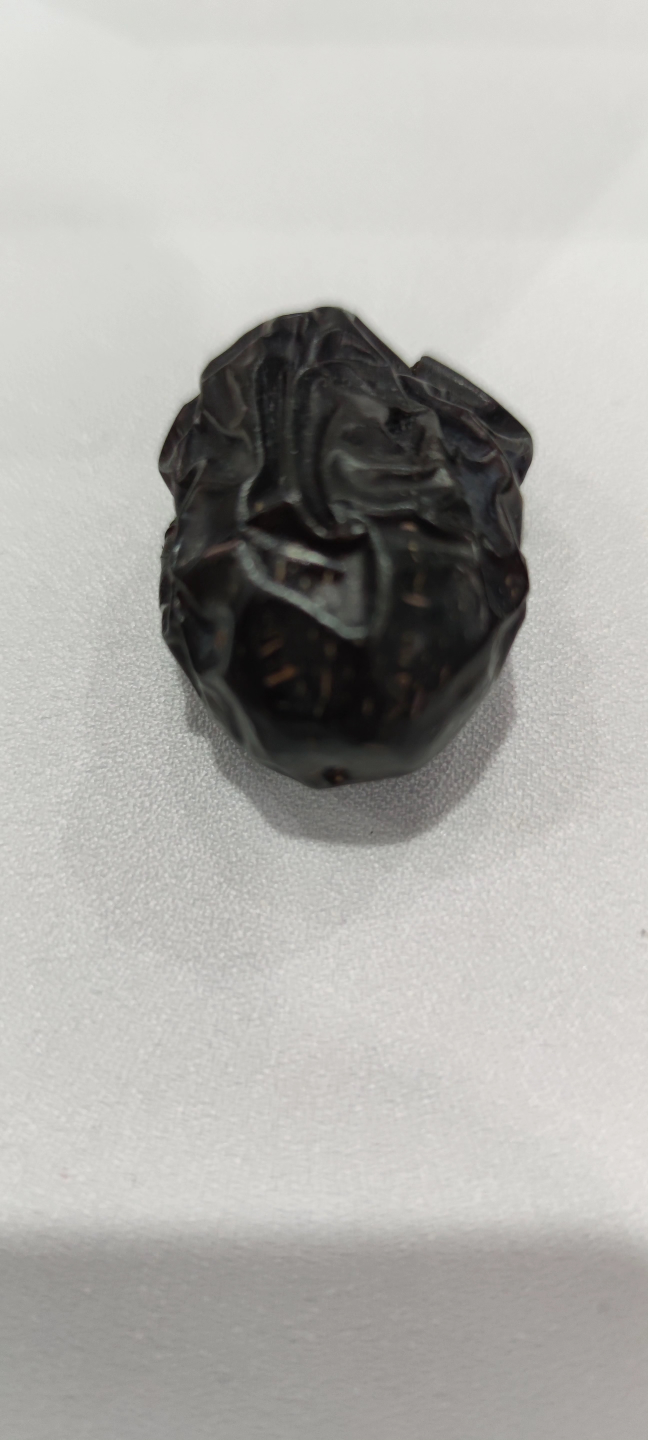
#> input picture ajwa+or+medjool/Ajwa/1665224234344.jpg, 2592 x 5760 px, found by its file name (shown at 1/4 size); its folder holds only this picture in this run
$ jupyter execute --allow-errors AjwaOrMedjool.ipynb
#> lines starting #> are read from the running program, lines starting #| are printed output that depends on the picture
# <center>Assessment CLO-3: Tugas Pemrograman Learning</center>

<b>Membedakan jenis kurma Ajwa Atau Medjool</b>

Klasifikasi pada "Ajwa Or Medjool" menggunakan metode k-nearest neighbors

<b>Kelompok: 6 </b>

Anggota:
1. Zaidaan Afif Randih - 1301223187
2. Alom Samudra - 1301220116
3. Rasendriya Abel Abhista K - 1301223149

#### Pendahuluan
Dataset yang kita gunakan adalah dataset “Ajwa or Medjool” https://archive.ics.uci.edu/dataset/879/ajwa+or+medjool Dataset ini merupakan dataset seimbang untuk mengklasifikasikan dua kategori kurma organik Saudi. Dataset berisi tiga subset: 1) dataset berisi fitur kerajinan tangan untuk mengklasifikasikan 20 buah kurma menjadi dua jenis kurma organik (Ajwa atau Medjool); 2) dataset gambar Ajwa dan Medjool (200 gambar dari 20 buah tersebut di atas); dan 3) dataset berisi data tabular dengan fitur yang dibuat secara otomatis menggunakan deep learning untuk mengklasifikasikan dua jenis kurma organik (Ajwa atau Medjool). Studi ini dianggap sebagai karya pertama dalam bahasa Arab yang menggunakan pembelajaran mesin dangkal dan pembelajaran mendalam untuk membuat model akurat dalam mengklasifikasikan kurma organik Saudi, yang memungkinkan para sarjana, peneliti, dan pengembang membuat aplikasi pembelajaran mesin untuk mengklasifikasikan kurma Saudi dalam berbagai bentuk seperti situs web. , aplikasi seluler, mikrokontroler, pembelajaran mesin kecil, dan aplikasi internet of things.

[cell 1]
from google.colab import drive
drive.mount('/content/drive')

[cell 2]
import pandas as pd
df = pd.read_csv("/content/drive/MyDrive/ColabNotebooks/AjwaOrMejdool.csv");
#> (reads AjwaOrMejdool.csv from the repository)

Diawali dengan mengimpor library *pandas* lalu memberi alias 'pd'. Kemudian, membaca file CSV 'AjwaOrMejdool.csv' dari direktori yang ditentukan dan mengubahnya menjadi DataFrame *pandas* yang disimpan dalam variabel 'df'. DataFrame ini dapat digunakan untuk analisis data lebih lanjut.

[cell 3]
df

[cell 4]
from sklearn.preprocessing import LabelEncoder
label_encoder = LabelEncoder()
df['Color'] = label_encoder.fit_transform(df['Color'])
df['Class (Ajwa or Medjool)'] = label_encoder.fit_transform(df['Class (Ajwa or Medjool)'])

Kemudian, perintah diatas digunakan untuk melakukan encoding label pada kolom 'Color dan 'Class (Ajwa or Medjool)' dalam dataframe. Berikut penjelasan :

- Mengimpor class LabelEncoder dari modul sklearn.preprocessing. LabelEncoder adalah sebuah kelas dalam library scikitlearn yang digunakan untuk mengubah label kategori menjadi angka numerik.

- Lalu, dibuat instance dari class LabelEncoder dan menyimpannya dalam variabel label_encoder

- Function fit_transform() digunakan untuk melakukan fitting label encoder dan mengembalikan label yang di-encode. Label encoder di-fit ke kolom 'Color' dan hasil encoding disimpan kembali ke kolom 'Color' dalam dataframe 'df'.

- Sama seperti sebelumnya, melakukan fitting label encoder dan mengembalikan label yang di-encode pada kolom 'Class (Ajwa dan Medjool)' dan hasil encoding disimpan kembali dalam dataframe 'df'.

Jadi, kode tersebut digunakan untuk mengubah label kategori dalam kolom ‘Color’ dan ‘Class (Ajwa or Medjool)’ menjadi angka numerik.

[cell 5]
X = df.drop('Class (Ajwa or Medjool)', axis=1)
y = df['Class (Ajwa or Medjool)']

Selanjutnya, memisahkan fitur dan target dalam dataset.  kode tersebut digunakan untuk memisahkan fitur (X) dan target (y) dalam dataset Anda. Hal ini dilakukan sebagai langkah persiapan di mana X akan digunakan sebagai input untuk model dan y sebagai target yang ingin diprediksi oleh model. Digunakan X dan y ini untuk melatih model klasifikasi untuk memprediksi apakah suatu sampel adalah ‘Ajwa’ atau ‘Medjool’ berdasarkan fitur-fitur lain dalam dataset.

[cell 6]
from sklearn.model_selection import train_test_split
X_train, X_test, y_train, y_test = train_test_split(X, y, test_size=0.48, random_state=42)

Baris pertama kode adalah perintah untuk mengimpor fungsi 'train_test_split' dari modul 'sklearn.model_selection'. Fungsi 'train_test_split' digunakan untuk membagi dataset menjadi set pelatihan dan set pengujian.

Fungsi 'train_test_split()' digunakan untuk membagi fitur 'X' dan target 'y' menjadi set pelatihan (X_train, y_train) dan set pengujian (X_test, y_test). Parameter 'test_size=0.48' menunjukkan bahwa 48% dari data akan digunakan sebagai set pengujian, sementara sisanya (52%) akan digunakan sebagai set pelatihan. Parameter 'random_state=42' digunakan untuk memastikan bahwa pembagian data selalu menghasilkan hasil yang sama setiap kali kode dijalankan.

Jadi, kode tersebut digunakan untuk membagi dataset Anda menjadi set pelatihan dan set pengujian dengan rasio 52:48. Set pelatihan digunakan untuk melatih model machine learning, sementara set pengujian digunakan untuk mengevaluasi kinerja model.

[cell 7]
from sklearn.preprocessing import StandardScaler
# Feature scaling
scaler = StandardScaler()
X_train = scaler.fit_transform(X_train)
X_test = scaler.transform(X_test)

'from sklearn.preprocessing import StandardScaler' adalah perintah untuk mengimpor kelas 'StandardScaler' dari modul 'sklearn.preprocessing'. 'StandardScaler' adalah sebuah kelas dalam library scikit-learn yang digunakan untuk melakukan penskalaan fitur dengan menghapus mean (rata-rata) dan menskalakan ke variansi unit.

'scaler = StandardScaler()' adalah perintah untuk membuat instance dari kelas 'StandardScaler' dan menyimpannya dalam variabel scaler.

Fungsi 'fit_transform()' digunakan untuk melakukan fitting scaler ke data pelatihan dan mengembalikan data yang telah diskalakan. Dalam hal ini, scaler di-fit ke 'X_train' dan hasil penskalaan disimpan kembali ke 'X_train'.

X_test = scaler.transform(X_test): Fungsi transform() digunakan untuk mengubah data menggunakan scaler yang telah di-fit sebelumnya. Dalam hal ini, X_test diskalakan menggunakan scaler yang telah di-fit ke X_train, dan hasilnya disimpan kembali ke X_test.

[cell 8]
import numpy as np
from collections import Counter
from sklearn.metrics import classification_report, confusion_matrix

# Euclidean distance function
def euclidean_distance(x1, x2):
    return np.sqrt(np.sum((x1 - x2) ** 2))

# K-Nearest Neighbors classifier
class KNNClassifier:
    def __init__(self, n_neighbors=3):
        self.n_neighbors = n_neighbors

    def fit(self, X, y):
        self.X_train = X
        self.y_train = y

    def predict(self, X):
        predictions = [self._predict(x) for x in X]
        return np.array(predictions)

    def _predict(self, x):
        # Compute distances between x and all examples in the training set
        distances = [euclidean_distance(x, x_train) for x_train in self.X_train]
        # Sort by distance and get the indices of the first k neighbors
        k_indices = np.argsort(distances)[:self.n_neighbors]
        # Extract the labels of the k nearest neighbor training samples
        k_nearest_labels = [self.y_train[i] for i in k_indices]
        # Return the most common class label
        most_common = Counter(k_nearest_labels).most_common(1)
        return most_common[0][0]

    def score(self, X, y):
        y_pred = self.predict(X)
        accuracy = np.sum(y_pred == y) / len(y)
        return accuracy

# Example data (use your actual data here)
X_train = np.array([[1, 2], [2, 3], [3, 4], [6, 7]])
y_train = np.array([0, 0, 1, 1])
X_test = np.array([[1, 2], [4, 5]])
y_test = np.array([0, 1])

# Create and train the KNN model
knn = KNNClassifier(n_neighbors=3)
knn.fit(X_train, y_train)

# Predicting the test set results
y_pred = knn.predict(X_test)

# Evaluate the results
print(classification_report(y_test, y_pred))
print(confusion_matrix(y_test, y_pred))

#### Metode yang digunakan
euclidean_distance(x1, x2)berfungsi menghitung jarak Euclidean antara dua vektor, x1 dan x2. Metode Euclidean digunakan untuk menghitung jarak antara dua titik dalam ruang Euclidean.

KNNClassifier: Ini adalah class untuk model KNN. Parameter 'n_neighbors' menentukan jumlah tetangga terdekat yang akan dipertimbangkan saat melakukan prediksi. Nilai defaultnya adalah 3.

fit(self, X, y): Metode ini digunakan untuk melatih model. Parameter 'X' adalah fitur dari data latih dan y adalah label dari data latih.

predict(self, X): Metode ini digunakan untuk melakukan prediksi pada data uji X. Prediksi dilakukan dengan menghitung jarak antara setiap sampel uji dan semua sampel latih, lalu memilih 'n_neighbors' sampel latih dengan jarak terdekat. Label yang paling umum dari sampel-sampel ini dipilih sebagai prediksi.

_predict(self, x): Metode ini adalah bagian internal dari metode predict. Ini melakukan prediksi untuk satu sampel x.

core(self, X, y): Metode ini menghitung akurasi model pada data uji X dengan label sebenarnya y. Akurasi dihitung sebagai rasio jumlah prediksi yang benar terhadap total jumlah sampel.

[cell 9]
train_accuracy = knn.score(X_train, y_train)
print(f'Training set accuracy: {train_accuracy}')

train_accuracy = knn.score(X_train, y_train): Metode score dari objek knn (yang merupakan instance dari kelas KNNClassifier) dipanggil dengan X_train dan y_train sebagai argumen. Metode ini menghitung akurasi model pada data latih. Akurasi dihitung sebagai rasio jumlah prediksi yang benar terhadap total jumlah sampel. Hasilnya disimpan dalam variabel train_accuracy.

Diakhiri dengan mencetak akurasi model pada data latih ke konsol.
Hasil Training set accuracy: 0.75 berarti bahwa model berhasil memprediksi label yang benar untuk 75% sampel dalam data latih.

[cell 10]
import matplotlib.pyplot as plt
import seaborn as sns

cm = confusion_matrix(y_test, y_pred)

plt.figure(figsize=(8,6))
sns.heatmap(cm, annot=True, fmt='d', cmap='Blues', xticklabels=label_encoder.classes_, yticklabels=label_encoder.classes_)
plt.xlabel('Predicted Label')
plt.ylabel('True Label')
plt.title('Confusion Matrix')
plt.show()
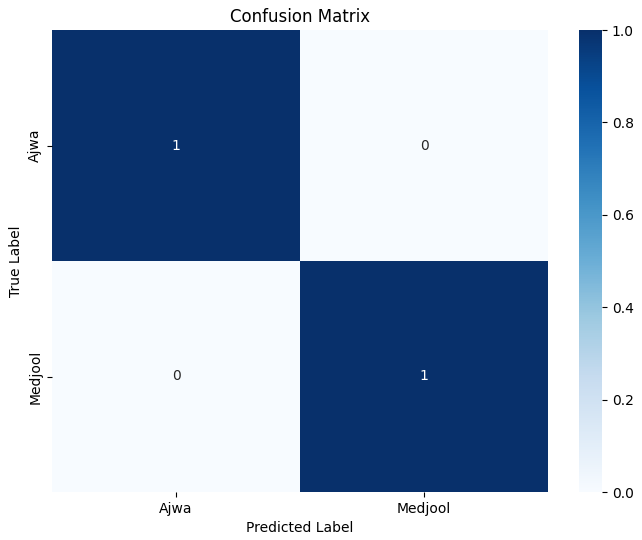
#> figure drawn by matplotlib, 2 panels

[cell 11]
import os
import numpy as np
from PIL import Image
from sklearn.model_selection import train_test_split
from sklearn.metrics import classification_report, confusion_matrix

def load_images_from_folder(folder, label):
#> called with label = 'ajwa'
    images = []
    labels = []
    for filename in os.listdir(folder):
        if filename.endswith(".jpg") or filename.endswith(".png"):
            img = Image.open(os.path.join(folder, filename))
#> img is the input picture: PIL image 2592x5760 RGB; mean R, G, B 174.5, 173.5, 169.7
            img = img.convert('L')  # Mengubah gambar menjadi grayscale
#> img: PIL image 2592x5760 L
            img = img.resize((100, 100))  # Mengubah ukuran gambar menjadi 100x100
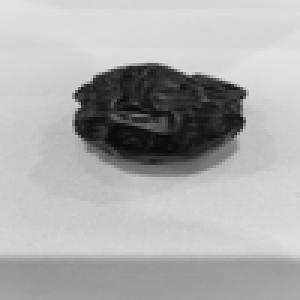
#> img: PIL image 100x100 L (shown 3 times larger); min 7, max 227, mean 173.4
            img = np.array(img).flatten()  # Meratakan gambar menjadi vektor
#> img = 10000 values, max 227 at index 102, min 7 at index 3645, mean 173.4
            images.append(img)
            labels.append(label)
    return np.array(images), np.array(labels)

def euclidean_distance(x1, x2):
    return np.sqrt(np.sum((x1 - x2) ** 2))

def knn_predict(train_images, train_labels, test_image, k=3):
    distances = []
    for i in range(len(train_images)):
        dist = euclidean_distance(train_images[i], test_image)
        distances.append((dist, train_labels[i]))
    distances.sort(key=lambda x: x[0])
    neighbors = distances[:k]

    class_votes = {}
    for neighbor in neighbors:
        label = neighbor[1]
        if label in class_votes:
            class_votes[label] += 1
        else:
            class_votes[label] = 1
    sorted_votes = sorted(class_votes.items(), key=lambda x: x[1], reverse=True)
    return sorted_votes[0][0]

# Path ke folder gambar
ajwaa_folder = "/content/drive/MyDrive/ColabNotebooks/ajwa+or+medjool/Ajwa"
madjool_folder = "/content/drive/MyDrive/ColabNotebooks/ajwa+or+medjool/Medjool"


# Memuat data gambar
ajwaa_images, ajwaa_labels = load_images_from_folder(ajwaa_folder, 'ajwa')
#> (the rest of this cell did not finish here and is left out)


# Menggabungkan data gambar
images = np.concatenate((ajwaa_images, madjool_images), axis=0)
labels = np.concatenate((ajwaa_labels, madjool_labels), axis=0)

# Membagi data menjadi set pelatihan dan pengujian
train_images, test_images, train_labels, test_labels = train_test_split(images, labels, test_size=0.48, random_state=42)

# Klasifikasi gambar uji
predictions = []
correct_predictions = 0
for i, test_image in enumerate(test_images):
    predicted_label = knn_predict(train_images, train_labels, test_image, k=3)
    predictions.append(predicted_label)
    actual_label = test_labels[i]
    if predicted_label == actual_label:
        correct_predictions += 1

# Menghitung akurasi
accuracy = correct_predictions / len(test_labels)
print(f'Accuracy: {accuracy * 100:.2f}%')

# Menghitung skor pada set pelatihan
train_predictions = []
for train_image in train_images:
    predicted_label = knn_predict(train_images, train_labels, train_image, k=3)
    train_predictions.append(predicted_label)

train_accuracy = np.mean(np.array(train_predictions) == train_labels)
print(f'Training Accuracy: {train_accuracy * 100:.2f}%')

# Menampilkan classification report
print("Classification Report:")
print(classification_report(test_labels, predictions))

# Menampilkan confusion matrix
print("Confusion Matrix:")
print(confusion_matrix(test_labels, predictions))

#> (a cell that did not finish here is left out)

Import Libraries: Kode ini mengimpor library yang diperlukan seperti os, numpy, PIL (Python Imaging Library), dan sklearn (Scikit-learn).

Fungsi load_images_from_folder: Fungsi ini digunakan untuk memuat gambar dari folder yang ditentukan. Gambar diubah menjadi grayscale, diubah ukurannya menjadi 100x100, dan diratakan menjadi vektor. Label juga ditambahkan untuk setiap gambar.

Fungsi euclidean_distance: Fungsi ini menghitung jarak Euclidean antara dua vektor. Jarak Euclidean digunakan dalam algoritma k-NN untuk mengukur jarak antara titik data.

Fungsi knn_predict: Fungsi ini adalah implementasi dari algoritma k-NN. Fungsi ini menghitung jarak antara gambar uji dan semua gambar pelatihan, memilih k gambar pelatihan terdekat, dan menggunakan voting mayoritas untuk memprediksi label gambar uji.

Kode ini memuat gambar dari dua folder yang berbeda, masing-masing untuk jenis kurma ‘ajwa’ dan ‘medjool’. Gambar dan label dari kedua folder tersebut digabungkan menjadi satu set data.

Membagi Data: Kode ini membagi data menjadi set pelatihan dan pengujian dengan menggunakan fungsi train_test_split dari Scikit-learn.

Klasifikasi Gambar Uji: Kode ini menggunakan fungsi knn_predict untuk memprediksi label setiap gambar dalam set pengujian. Menghitung akurasi klasifikasi dengan membagi jumlah prediksi yang benar dengan jumlah total gambar dalam set pengujian. Menghitung akurasi pada set pelatihan dengan cara yang sama seperti pada set pengujian.

Menampilkan Laporan Klasifikasi dan Matriks Confusion: Kode ini menampilkan laporan klasifikasi dan matriks confusion, yang memberikan informasi lebih lanjut tentang kinerja model.

#### Hasil dan Analisis
Akurasi pada data pengujian menunjukkan seberapa baik model memprediksi label kurma Ajwa atau Medjool pada data yang belum pernah dilihat sebelumnya.
Akurasi pada data pelatihan menunjukkan seberapa baik model mempelajari data pelatihan.

Classification Report:

- Precision: Menunjukkan proporsi prediksi positif yang benar untuk setiap kelas.
- Recall: Menunjukkan proporsi instance positif yang benar-benar diidentifikasi.
- F1-Score: Menggabungkan precision dan recall menjadi satu metrik kinerja.
- Support: Jumlah instance yang benar untuk setiap class.

Confusion Matrix menunjukkan jumlah prediksi yang benar dan salah untuk setiap class dan membantu dalam mengidentifikasi class mana yang paling sering diprediksi salah.

#> (a cell that did not finish here is left out)

[cell 14]
from PIL import Image
import matplotlib.pyplot as plt

# Contoh pengujian dengan gambar baru
test_image_path = "/content/drive/MyDrive/ColabNotebooks/ajwa+or+medjool/medjool2.jpg"
new_test_image = Image.open(test_image_path)
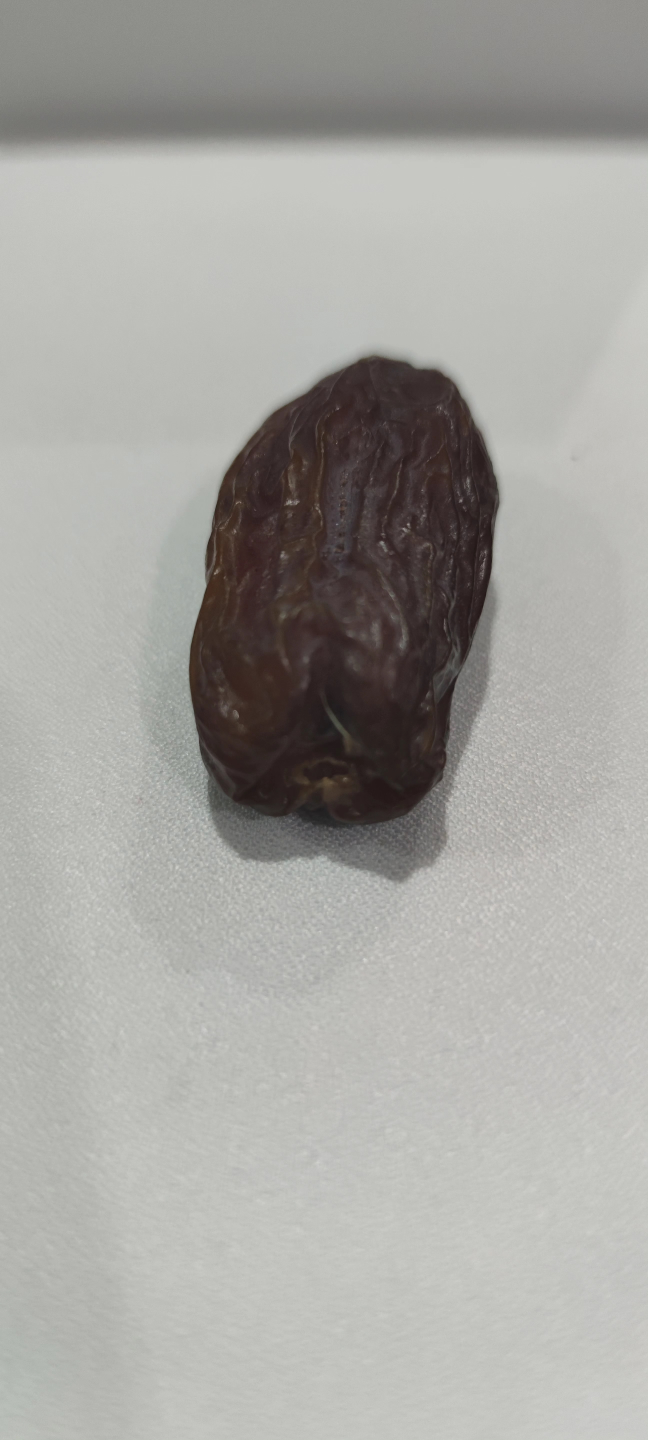
#> input picture ajwa+or+medjool/medjool2.jpg, 2592 x 5760 px, found by its file name (shown at 1/4 size)
#> new_test_image is the input picture: PIL image 2592x5760 RGB; mean R, G, B 165.8, 164.8, 160.6
new_test_image = new_test_image.convert('L')
#> new_test_image: PIL image 2592x5760 L
new_test_image = new_test_image.resize((100, 100))
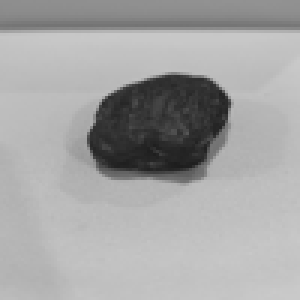
#> new_test_image: PIL image 100x100 L (shown 3 times larger); min 29, max 202, mean 164.6
new_test_image = np.array(new_test_image).flatten()
#> new_test_image = 10000 values, max 202 at index 9791, min 29 at index 5458, mean 164.6

# Klasifikasi gambar baru menggunakan KNN
#> (the rest of this cell did not finish here and is left out)
